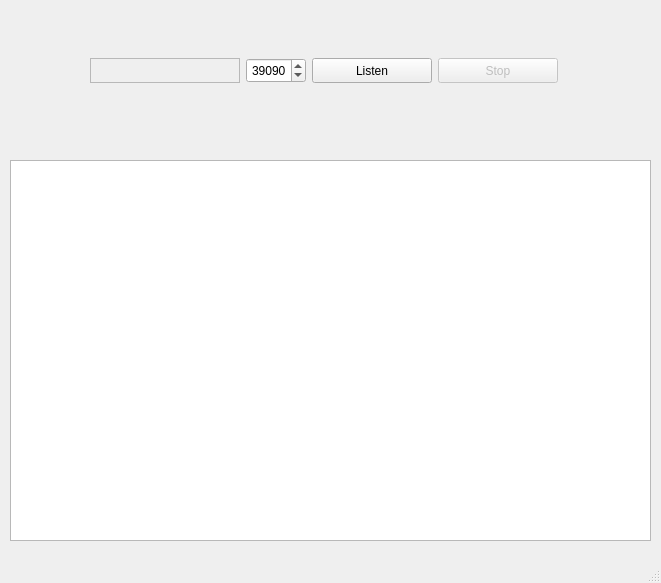
<?xml version="1.0" encoding="UTF-8"?>
<ui version="4.0">
 <class>MainWindow</class>
 <widget class="QMainWindow" name="MainWindow">
  <property name="geometry">
   <rect>
    <x>0</x>
    <y>0</y>
    <width>661</width>
    <height>583</height>
   </rect>
  </property>
  <property name="windowTitle">
   <string>MainWindow</string>
  </property>
  <widget class="QWidget" name="centralwidget">
   <widget class="QWidget" name="horizontalLayoutWidget">
    <property name="geometry">
     <rect>
      <x>90</x>
      <y>50</y>
      <width>470</width>
      <height>41</height>
     </rect>
    </property>
    <layout class="QHBoxLayout" name="horizontalLayout">
     <item>
      <widget class="QFrame" name="frameIpControl">
       <property name="sizePolicy">
        <sizepolicy hsizetype="Minimum" vsizetype="Fixed">
         <horstretch>0</horstretch>
         <verstretch>0</verstretch>
        </sizepolicy>
       </property>
       <property name="minimumSize">
        <size>
         <width>150</width>
         <height>25</height>
        </size>
       </property>
       <property name="maximumSize">
        <size>
         <width>150</width>
         <height>25</height>
        </size>
       </property>
       <property name="frameShape">
        <enum>QFrame::StyledPanel</enum>
       </property>
       <property name="frameShadow">
        <enum>QFrame::Raised</enum>
       </property>
      </widget>
     </item>
     <item>
      <widget class="QSpinBox" name="spinBoxPort">
       <property name="minimumSize">
        <size>
         <width>60</width>
         <height>25</height>
        </size>
       </property>
       <property name="maximumSize">
        <size>
         <width>60</width>
         <height>25</height>
        </size>
       </property>
       <property name="alignment">
        <set>Qt::AlignCenter</set>
       </property>
       <property name="maximum">
        <number>65535</number>
       </property>
       <property name="value">
        <number>39090</number>
       </property>
      </widget>
     </item>
     <item>
      <widget class="QPushButton" name="BtnListen">
       <property name="minimumSize">
        <size>
         <width>120</width>
         <height>25</height>
        </size>
       </property>
       <property name="maximumSize">
        <size>
         <width>120</width>
         <height>25</height>
        </size>
       </property>
       <property name="text">
        <string>Listen</string>
       </property>
      </widget>
     </item>
     <item>
      <widget class="QPushButton" name="BtnStop">
       <property name="enabled">
        <bool>false</bool>
       </property>
       <property name="minimumSize">
        <size>
         <width>120</width>
         <height>25</height>
        </size>
       </property>
       <property name="maximumSize">
        <size>
         <width>120</width>
         <height>25</height>
        </size>
       </property>
       <property name="text">
        <string>Stop</string>
       </property>
      </widget>
     </item>
    </layout>
   </widget>
   <widget class="QTextEdit" name="textEdit">
    <property name="geometry">
     <rect>
      <x>10</x>
      <y>160</y>
      <width>641</width>
      <height>381</height>
     </rect>
    </property>
    <property name="font">
     <font>
      <family>MS Shell Dlg 2</family>
     </font>
    </property>
    <property name="readOnly">
     <bool>true</bool>
    </property>
    <property name="overwriteMode">
     <bool>false</bool>
    </property>
   </widget>
  </widget>
  <widget class="QMenuBar" name="menubar">
   <property name="geometry">
    <rect>
     <x>0</x>
     <y>0</y>
     <width>661</width>
     <height>21</height>
    </rect>
   </property>
  </widget>
  <widget class="QStatusBar" name="statusbar"/>
 </widget>
 <resources/>
 <connections/>
</ui>
